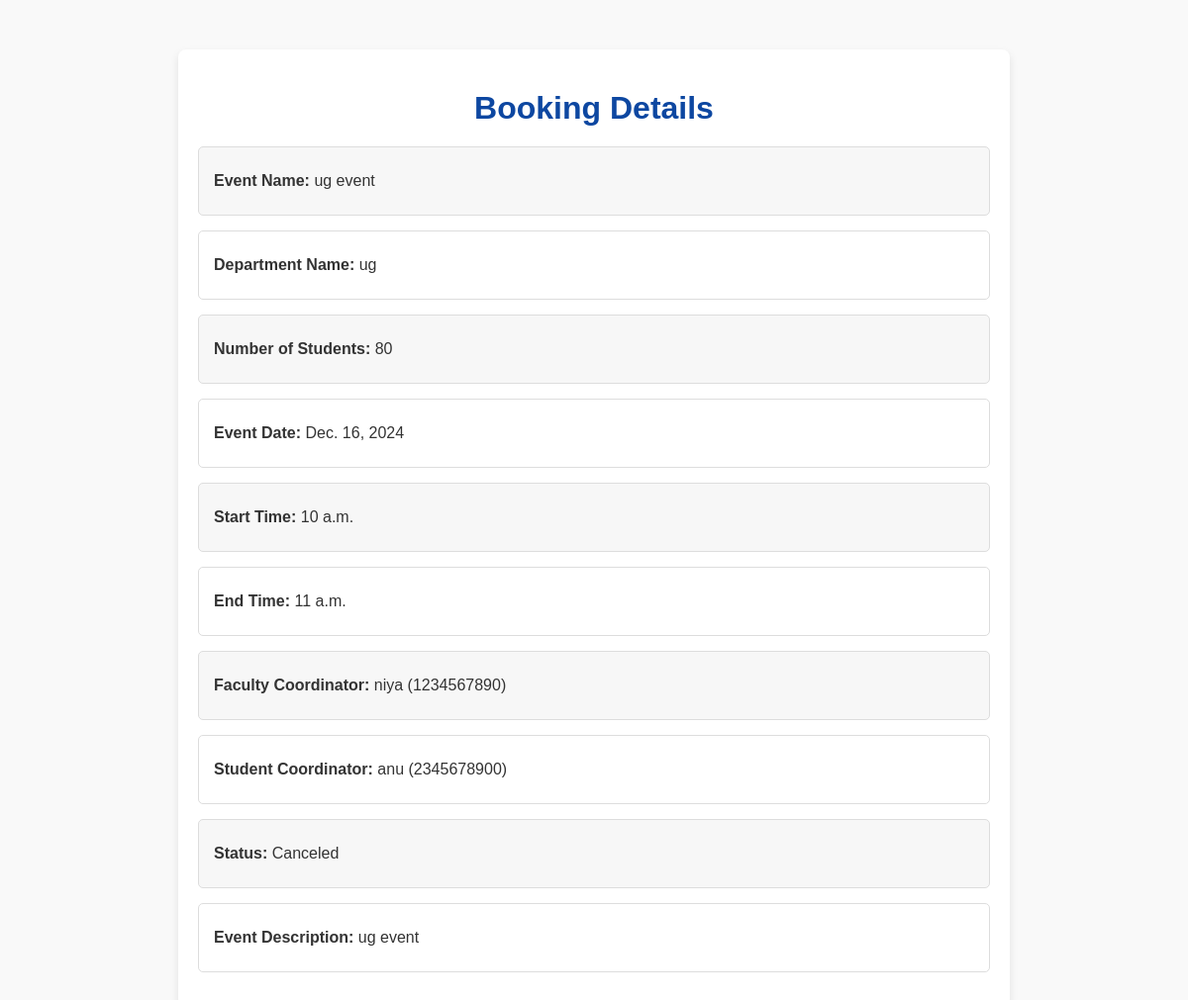
Page /user_booking_details/2/ on the earlier database version.
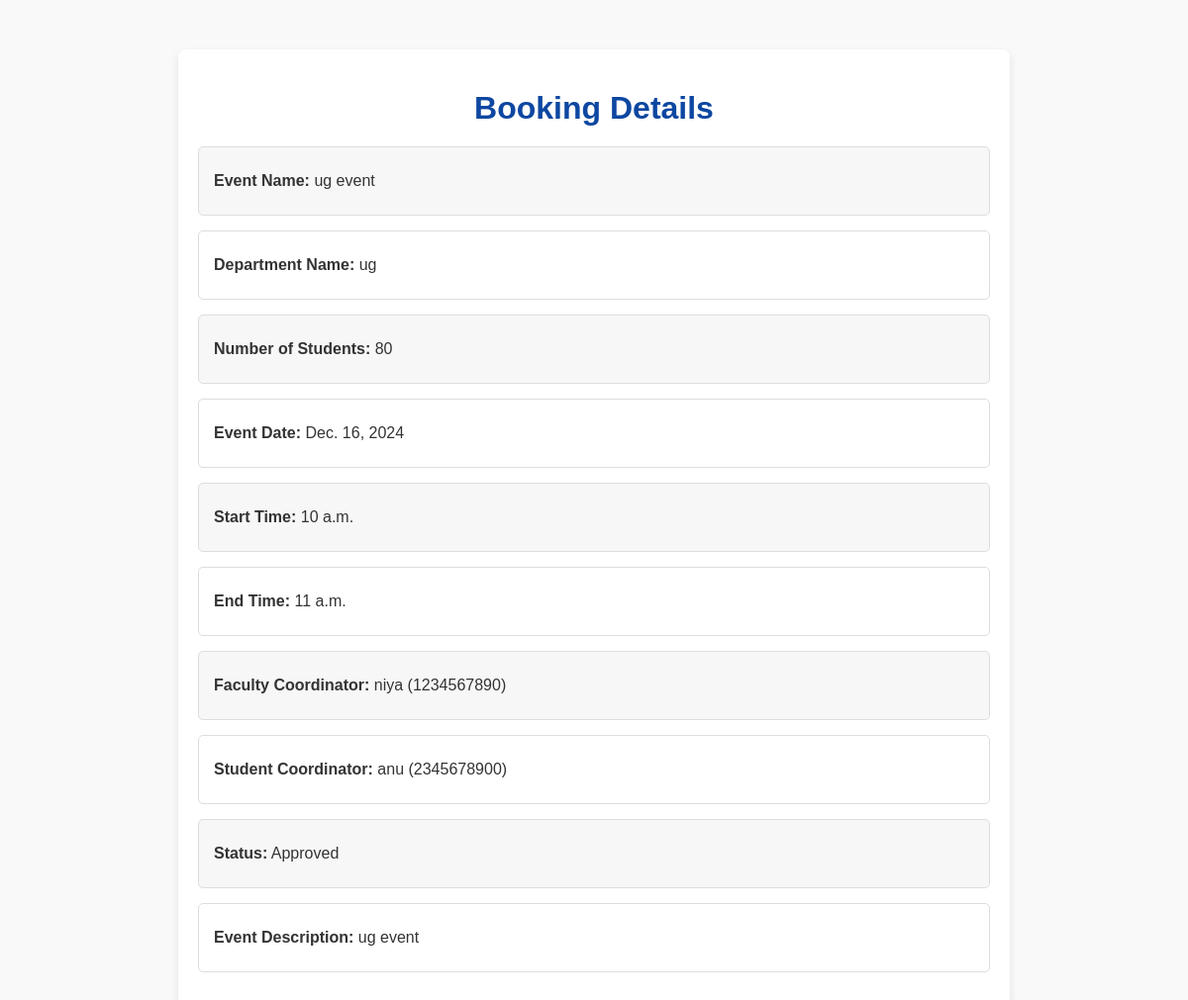
Same page on the later database version.
### myapp/models.py (models this page shows, shortened)
class HallBookingRequest(models.Model):
    hall = models.ForeignKey(Hall, on_delete=models.CASCADE)
    department_name = models.CharField(max_length=100)
    event_name = models.CharField(max_length=100)
    num_students = models.IntegerField()
    event_date = models.DateField()
    start_time = models.TimeField()
    end_time = models.TimeField()
    faculty_coordinator_name = models.CharField(max_length=100)
    faculty_coordinator_mobile = models.CharField(max_length=15)
    student_coordinator_name = models.CharField(max_length=100)
    student_coordinator_mobile = models.CharField(max_length=15)
    event_description = models.TextField()
    status = models.CharField(
        max_length=20, choices=[('Pending', 'Pending'), ('Approved', 'Approved'), ('Canceled', 'Canceled')],
        default='Pending'
    )
    report_upload = models.FileField(upload_to='reports/', null=True, blank=True)
    created_at = models.DateTimeField(auto_now_add=True)

### myapp/views.py (the view)
# urls.py: path('user_booking_details/<int:request_id>/', views.user_booking_details, name='user_booking_details'),
def user_booking_details(request, request_id):
    booking_request = get_object_or_404(HallBookingRequest, id=request_id)
    return render(request, 'user_booking_details.html', {'booking_request': booking_request})

### myapp/templates/user_booking_details.html (shortened to what this page needs)
<!DOCTYPE html>
<html lang="en">
<head>
</head>
<body>
    <div class="container">
        <h1>Booking Details</h1>
        <div class="info-section">
            <p><strong>Event Name:</strong> {{ booking_request.event_name }}</p>
        </div>
        <div class="info-section">
            <p><strong>Department Name:</strong> {{ booking_request.department_name }}</p>
        </div>
        <div class="info-section">
            <p><strong>Number of Students:</strong> {{ booking_request.num_students }}</p>
        </div>
        <div class="info-section">
            <p><strong>Event Date:</strong> {{ booking_request.event_date }}</p>
        </div>
        <div class="info-section">
            <p><strong>Start Time:</strong> {{ booking_request.start_time }}</p>
        </div>
        <div class="info-section">
            <p><strong>End Time:</strong> {{ booking_request.end_time }}</p>
        </div>
        <div class="info-section">
            <p><strong>Faculty Coordinator:</strong> {{ booking_request.faculty_coordinator_name }} ({{ booking_request.faculty_coordinator_mobile }})</p>
        </div>
        <div class="info-section">
            <p><strong>Student Coordinator:</strong> {{ booking_request.student_coordinator_name }} ({{ booking_request.student_coordinator_mobile }})</p>
        </div>
        <div class="info-section">
            <p><strong>Status:</strong> {{ booking_request.status }}</p>
        </div>
        <div class="info-section">
            <p><strong>Event Description:</strong> {{ booking_request.event_description }}</p>
        </div>
    </div>
</body>
</html>

### myapp/templates/user_booking_details.html (style rules this page uses)
body { font-family: 'Arial', sans-serif; background-color: #f9f9f9; margin: 0; padding: 0; }
.container { max-width: 800px; margin: 50px auto; background: #ffffff; border-radius: 8px; box-shadow: 0 4px 8px rgba(0, 0, 0, 0.1); padding: 20px; color: #333; }
h1 { text-align: center; color: #0d47a1; margin-bottom: 20px; }
p { margin: 10px 0; font-size: 16px; }
strong { font-weight: bold; }
.info-section { border: 1px solid #ddd; border-radius: 5px; padding: 15px; margin-bottom: 15px; }
.info-section:nth-child(even) { background-color: #f7f7f7; }

Differences in the rows shown:
changed HallBookingRequest "ug event": status "Canceled" → "Approved"
